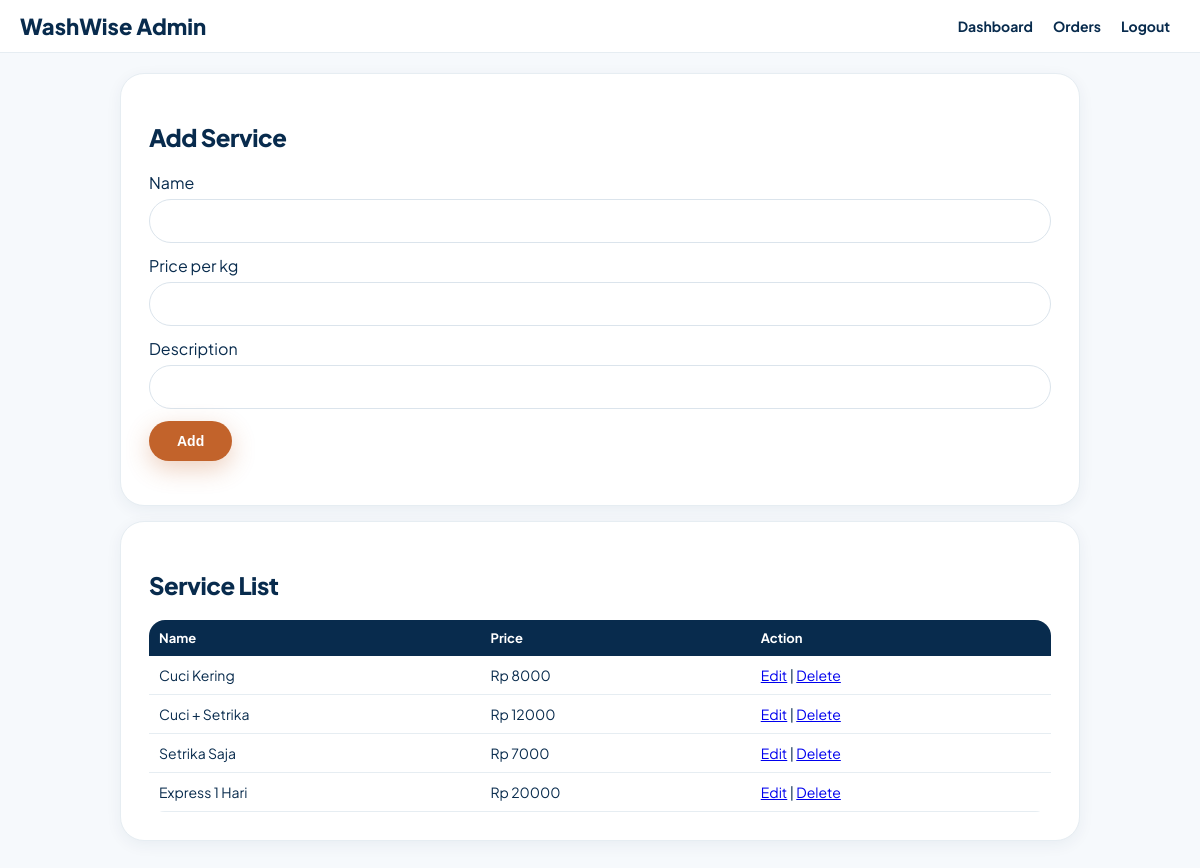
Screenshot of /admin/services.php (signed in) with the database file from the repository.
### tables this page shows
CREATE TABLE `services` (
  `id` int(11) NOT NULL,
  `name` varchar(100) DEFAULT NULL,
  `price_per_kg` int(11) DEFAULT NULL,
  `description` text DEFAULT NULL
);

### admin/services.php (the view, shortened to what this page needs)
<?php include "../config.php";
$edit = null;
$q = mysqli_query($conn, "SELECT * FROM services");
?>
<html><head><title>Services</title><link rel="stylesheet" href="../style.css"></head>
<body>
<div class="navbar"><div class="logo">WashWise Admin</div><div><a href="dashboard.php">Dashboard</a><a href="orders.php">Orders</a><a href="../process.php?action=logout">Logout</a></div></div>
<div class="container">
<?php if ($edit) { ?>
<div class="card"><h2>Edit Service #<?php echo $edit["id"]; ?></h2>
<form action="../process.php?action=edit_service" method="POST">
<input type="hidden" name="id" value="<?php echo $edit["id"]; ?>">
Name<br><input type="text" name="name" value="<?php echo $edit["name"]; ?>" required><br>
Price per kg<br><input type="number" name="price_per_kg" value="<?php echo $edit["price_per_kg"]; ?>" required><br>
Description<br><input type="text" name="description" value="<?php echo $edit["description"]; ?>"><br>
<button class="btn btn-blue" type="submit">Update</button>
<a href="services.php" class="btn btn-beige">Cancel</a></form></div>
<?php } else { ?>
<div class="card"><h2>Add Service</h2>
<form action="../process.php?action=add_service" method="POST">
Name<br><input type="text" name="name" required><br>
Price per kg<br><input type="number" name="price_per_kg" required><br>
Description<br><input type="text" name="description"><br>
<button class="btn btn-blue" type="submit">Add</button></form></div>
<?php } ?>
<div class="card"><h2>Service List</h2>
<table><tr><th>Name</th><th>Price</th><th>Action</th></tr>
<?php while($s=mysqli_fetch_assoc($q)){
echo "<tr><td>".$s["name"]."</td><td>Rp ".$s["price_per_kg"]."</td><td><a href='services.php?edit=".$s["id"]."'>Edit</a> | <a href='../process.php?action=delete_service&id=".$s["id"]."' onclick='return confirm(\"Delete?\")'>Delete</a></td></tr>";
} ?>
</table></div>
</div>
</body></html>

### style.css (style rules this page uses)
:root { --white: #F6F9FC; --card: #FFFFFF; --sky: #E6EDF2; --blue: #C2632B; --blue-dark: #A0521F; --blue-light: #E08A4E; --gold: #FFB37D; --gold-dark: #C2632B; --dark: #082B4D; --muted: #42556A; --green: #1F6B43; --beige: #E6EDF2; --beige-dark: #8BA0B5; --aqua: #C2632B; --aqua-light: #E08A4E; }
* { box-sizing: border-box; }
body { margin: 0; font-family: 'Plus Jakarta Sans', Inter, Arial, sans-serif; background: var(--white); color: var(--dark); }
h1, h2, h3 { font-weight: 800; letter-spacing: -0.02em; color: var(--dark); }
.navbar { background: white; padding: 12px 20px; display: flex; justify-content: space-between; align-items: center; position: sticky; top: 0; border-bottom: 1px solid var(--sky); }
.navbar a { color: var(--dark); text-decoration: none; margin: 0 10px; font-weight: 700; font-size: 14px; }
.logo { font-size: 22px; font-weight: 800; color: var(--dark); }
.container { max-width: 1000px; margin: auto; padding: 20px; }
.card, form.box { background: var(--card); border: 1px solid var(--sky); border-radius: 24px; padding: 28px; margin-bottom: 15px; box-shadow: 0 4px 16px rgba(8,43,77,0.06); }
input, select, textarea { width: 100%; padding: 12px 16px; margin: 6px 0 12px 0; border: 1px solid #DBE4EC; border-radius: 999px; background: white; font-family: inherit; font-size: 14px; }
.btn { display: inline-flex; align-items: center; justify-content: center; gap: 8px; padding: 12px 28px; border: none; border-radius: 999px; cursor: pointer; text-decoration: none; font-weight: 800; font-size: 14px; transition: transform 0.15s, background 0.15s; }
.btn-blue { background: var(--blue); color: white; box-shadow: 0 8px 24px rgba(194,99,43,0.3); }
table { width: 100%; border-collapse: collapse; background: white; border-radius: 16px; overflow: hidden; }
th { background: var(--dark); color: white; padding: 10px; text-align: left; font-size: 13px; }
td { padding: 10px; border-bottom: 1px solid var(--sky); font-size: 14px; }

### rows the page displays
services: name "Cuci Kering", price_per_kg "8000"
services: name "Cuci + Setrika", price_per_kg "12000"
services: name "Setrika Saja", price_per_kg "7000"
services: name "Express 1 Hari", price_per_kg "20000"
